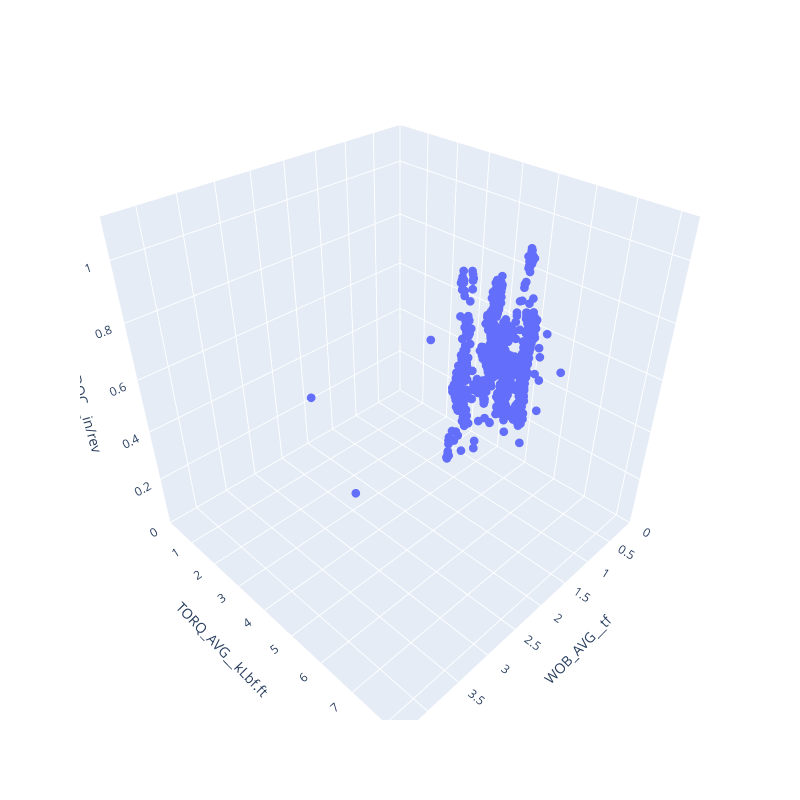

The notebook cell saved with this chart:
### Code cell
plot_3d_scatter(df, 'WOB_AVG__tf', 'TORQ_AVG__kLbf.ft',
                'DOC__in/rev')

### Figure 1 — Plotly figure (JSON) as saved in the notebook; plotly's stock layout.template omitted (floating-point values rounded to 4 significant figures; data arrays with more than 128 entries replaced by an {"elided": "..."} marker saying what was removed)
{"data": [{"hovertemplate": "WOB_AVG__tf=%{x}<br>TORQ_AVG__kLbf.ft=%{y}<br>DOC__in/rev=%{z}<extra></extra>", "legendgroup": "", "marker": {"color": "#636efa", "size": 3, "symbol": "circle"}, "mode": "markers", "name": "", "scene": "scene", "showlegend": false, "type": "scatter3d", "x": {"elided": "956 float values"}, "y": {"elided": "956 float values"}, "z": {"elided": "956 float values"}}], "layout": {"height": 800, "legend": {"tracegroupgap": 0}, "margin": {"t": 60}, "scene": {"domain": {"x": [0, 1], "y": [0, 1]}, "xaxis": {"range": [0, 4.416], "title": {"text": "WOB_AVG__tf"}}, "yaxis": {"range": [0, 8.4], "title": {"text": "TORQ_AVG__kLbf.ft"}}, "zaxis": {"range": [0, 1.128], "title": {"text": "DOC__in/rev"}}}, "width": 800}}
